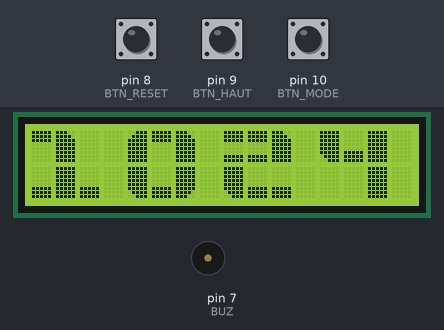
A sketch run on a simulated Arduino Uno, built with avr-gcc and run on an emulated ATmega328P. Parts: 16×2 character LCD, buzzer (waves = sounding, pin HIGH). Wiring (inferred from the names in the program): DS1307 clock at I2C address 0x68. The test bench sets the inputs (shaded band); at power-on: pin 10 (BTN_MODE) HIGH, pin 8 (BTN_RESET) HIGH, pin 9 (BTN_HAUT) HIGH. The local clock reads 2024-03-15 10:24:30 at power-on unless the sketch sets it.

Above: at 2.8 s.
2.9 s: pin 10 (BTN_MODE) pulled LOW for 0.15 s
At 4.4 s:
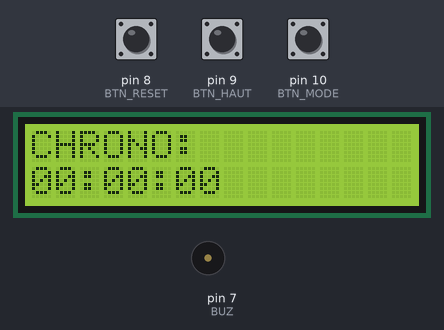
4.7 s: pin 10 (BTN_MODE) pulled LOW for 1 s
At 5.8 s:
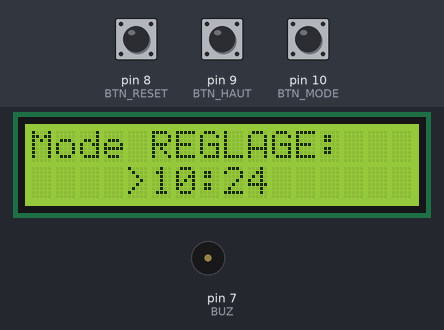
7.2 s: pin 8 (BTN_RESET) pulled LOW for 0.15 s
At 8.5 s:
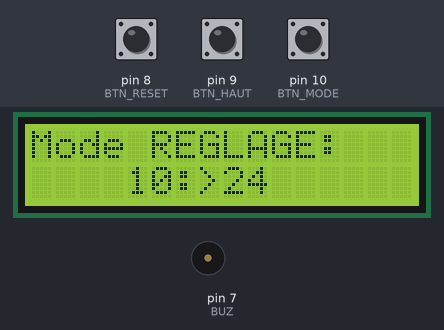
8.8 s: pin 9 (BTN_HAUT) pulled LOW for 0.15 s
At 10.0 s:
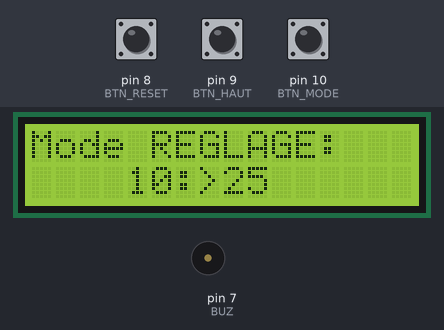
10.5 s: pin 8 (BTN_RESET) pulled LOW for 1 s
At 11.2 s:
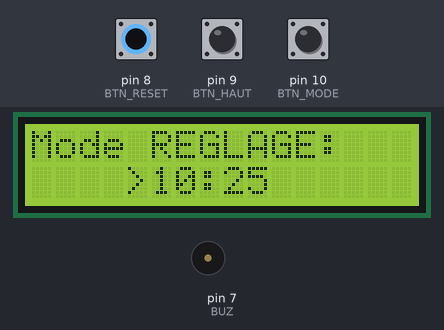
13.0 s: pin 9 (BTN_HAUT) pulled LOW for 1 s
At 13.9 s:
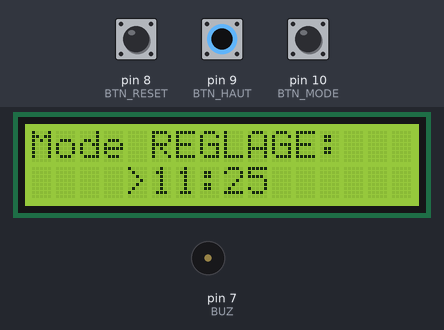
Timing chart, 0 to 16.0 s (numbered marks = the images above; inputs shaded):
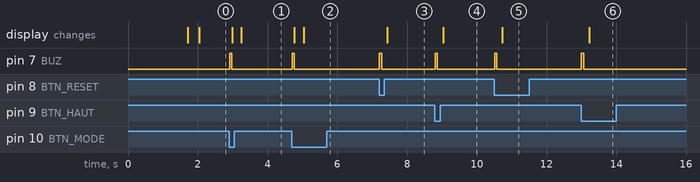

Measured:
- after the input at 2.9 s, pin 7 (BUZ): LOW → HIGH at once, → LOW 0.06 s later; the display: first changes after 0.08 s (image 1 shows a later state)
- after the input at 4.7 s, pin 7 (BUZ): LOW → HIGH at once, → LOW 0.06 s later; the display: first changes after 0.07 s (image 2 shows a later state)
- after the input at 7.2 s, pin 7 (BUZ): LOW → HIGH at once, → LOW 0.06 s later; the display: changes after 0.24 s (image 3)
- after the input at 8.8 s, pin 7 (BUZ): LOW → HIGH at once, → LOW 0.06 s later; the display: changes after 0.24 s (image 4)
- after the input at 10.5 s, pin 7 (BUZ): LOW → HIGH at once, → LOW 0.06 s later; the display: changes after 0.24 s (image 5)
- after the input at 13.0 s, pin 7 (BUZ): LOW → HIGH at once, → LOW 0.06 s later; the display: changes after 0.23 s (image 6)

The sketch:

big_digit.ino
```cpp
#include <Wire.h>
#include <LiquidCrystal_I2C.h>

#define DS1307_ADDRESS 0x68
// L'adresse I2C est 0x27 (commune) ou 0x3F (moins commune).
// Si 0x27 ne fonctionne pas, essayez 0x3F. Je mets 0x27 par défaut.
LiquidCrystal_I2C lcd(0x27, 16, 2);

// =========================================================================
// === CARACTÈRES PERSONNALISÉS (Segments pour les chiffres 3x2) ===
// =========================================================================
byte LT[8] = // Segment 0: Top Gauche
{
  B00111,B01111,B11111,B11111,B11111,B11111,B11111,B11111
};
byte UB[8] = // Segment 1: Haut Milieu
{
  B11111,B11111,B11111,B00000,B00000,B00000,B00000,B00000
};
byte RT[8] = // Segment 2: Top Droit
{
  B11100,B11110,B11111,B11111,B11111,B11111,B11111,B11111
};
byte LL[8] = // Segment 3: Bas Gauche
{
  B11111,B11111,B11111,B11111,B11111,B11111,B01111,B00111
};
byte LB[8] = // Segment 4: Bas Milieu
{
  B00000,B00000,B00000,B00000,B00000,B11111,B11111,B11111
};
byte LR[8] = // Segment 5: Bas Droit
{
  B11111,B11111,B11111,B11111,B11111,B11111,B11110,B11100
};
byte MB[8] = // Segment 6: Milieu Horizontal (Barre centrale)
{
  B11111,B11111,B11111,B00000,B00000,B00000,B11111,B11111
};
byte block[8] = // Segment 7: Bloc plein
{
  B11111,B11111,B11111,B11111,B11111,B11111,B11111,B11111
};

// Index des caractères : 0=LT, 1=UB, 2=RT, 3=LL, 4=LB, 5=LR, 6=MB, 7=block

// ----- Prototypes -----
void reglerHeureRTC(int h, int m, int s = 0);
void lireHeureRTC(int &h, int &m, int &s);
void afficherHeure();
void showDigitAt(int column, int value, int lastValue);
void showDigit();
void digit0(); void digit1(); void digit2(); void digit3(); void digit4();
void digit5(); void digit6(); void digit7(); void digit8(); void digit9();
void gererChrono(bool haut, bool reset);
void reglerHeureMode(bool haut, bool reset, bool modeBtn);
byte bcdToDec(byte val);
byte decToBcd(byte val);
void print2Digits(int val);
void beep();

// === Broches ===
const int BTN_MODE = 10;
const int BTN_HAUT = 9;
const int BTN_RESET = 8;
const int BUZ  = 7;

// === États internes ===
// Les derniers chiffres pour le rafraîchissement
int lastMin1 = -1, lastMin2 = -1, lastHour1 = -1, lastHour2 = -1;
bool lastModeState = HIGH;
bool lastHautState = HIGH;
bool lastResetState = HIGH;

// === Modes ===
enum Mode { HORLOGE, CHRONO, REGLAGE };
Mode mode = HORLOGE;

// === Chrono ===
bool chronoEnMarche = false;
unsigned long chronoDernierMillis = 0;
int ch_ms = 0, ch_s = 0, ch_m = 0, ch_h = 0;

// === Réglage ===
int reglageHeure = 0, reglageMinute = 0;
bool reglerHeure = true;

// Variables globales pour le dessin des gros chiffres
int col = 0, number;

void setup() {
  Wire.begin();
  lcd.init();
  lcd.backlight();

  // Création des caractères personnalisés
  lcd.createChar(0, LT);
  lcd.createChar(1, UB);
  lcd.createChar(2, RT);
  lcd.createChar(3, LL);
  lcd.createChar(4, LB);
  lcd.createChar(5, LR);
  lcd.createChar(6, MB);
  lcd.createChar(7, block);

  pinMode(BTN_MODE, INPUT_PULLUP);
  pinMode(BTN_HAUT, INPUT_PULLUP);
  pinMode(BTN_RESET, INPUT_PULLUP);
  pinMode(BUZ, OUTPUT);

  lcd.clear();
  lcd.setCursor(0,0); lcd.print("Horloge + Chrono");
  lcd.setCursor(5,1); lcd.print("SITOU");
  delay(1500);
  lcd.clear();
}

void loop() {
  bool modeBtn = digitalRead(BTN_MODE);
  bool hautBtn = digitalRead(BTN_HAUT);
  bool resetBtn = digitalRead(BTN_RESET);

  // Gestion du changement de mode
  if (modeBtn == LOW && lastModeState == HIGH) {
    mode = (Mode)((mode + 1) % 3);
    beep();
    lcd.clear();
    delay(250);
  }
  lastModeState = modeBtn;

  switch (mode) {
    case HORLOGE: afficherHeure(); break;
    case CHRONO: gererChrono(hautBtn, resetBtn); break;
    case REGLAGE: reglerHeureMode(hautBtn, resetBtn, modeBtn); break;
  }

  lastHautState = hautBtn;
  lastResetState = resetBtn;
}

// === Affichage de l'heure avec gros chiffres ===
void afficherHeure() {
  Wire.beginTransmission(DS1307_ADDRESS);
  Wire.write(0x00);
  Wire.endTransmission();
  Wire.requestFrom(DS1307_ADDRESS, 3);

  int s = bcdToDec(Wire.read());
  int m = bcdToDec(Wire.read());
  int h = bcdToDec(Wire.read() & 0b00111111);

  // H1 (0), H2 (4), M1 (8), M2 (12)

  showDigitAt(0, h / 10, lastHour1); lastHour1 = h / 10;
  showDigitAt(4, h % 10, lastHour2); lastHour2 = h % 10;

  // Affichage du séparateur : (Colonne 7)
  if (s % 2) { // Fait clignoter
    lcd.setCursor(7, 0); lcd.print(":");
    lcd.setCursor(7, 1); lcd.print(":");
  } else {
    lcd.setCursor(7, 0); lcd.print(" ");
    lcd.setCursor(7, 1); lcd.print(" ");
  }

  showDigitAt(8, m / 10, lastMin1); lastMin1 = m / 10;
  showDigitAt(12, m % 10, lastMin2); lastMin2 = m % 10;
}

// === Gestion du dessin des gros chiffres ===
void showDigitAt(int column, int value, int lastValue) {
  // Le rafraîchissement est essentiel pour l'animation/clignotement
  if (value != lastValue) {
    // Efface l'ancienne position (Largeur de 3 caractères par chiffre)
    lcd.setCursor(column, 0); lcd.print("   ");
    lcd.setCursor(column, 1); lcd.print("   ");
  }
  col = column;
  number = value;
  showDigit();
}

void showDigit() {
  switch (number) {
    case 0: digit0(); break;
    case 1: digit1(); break;
    case 2: digit2(); break;
    case 3: digit3(); break;
    case 4: digit4(); break;
    case 5: digit5(); break;
    case 6: digit6(); break;
    case 7: digit7(); break;
    case 8: digit8(); break;
    case 9: digit9(); break;
  }
}

// =========================================================================
// === FONCTIONS DE DESSIN DES CHIFFRES (Version nettoyée) ===
// =========================================================================

void digit0() {
  lcd.setCursor(col,0);
  lcd.write(0);  // LT
  lcd.write(1);  // UB
  lcd.write(2);  // RT
  lcd.setCursor(col, 1);
  lcd.write(3);  // LL
  lcd.write(4);  // LB
  lcd.write(5);  // LR
}

void digit1() {
  lcd.setCursor(col,0);
  lcd.write(1);  // UB
  lcd.write(2);  // RT
  lcd.print(" ");
  lcd.setCursor(col,1);
  lcd.write(4);  // LB
  lcd.write(7);  // block
  lcd.write(4);  // LB
}

void digit2() {
  lcd.setCursor(col,0);
  lcd.write(6);  // MB
  lcd.write(6);  // MB
  lcd.write(2);  // RT
  lcd.setCursor(col, 1);
  lcd.write(3);  // LL
  lcd.write(4);  // LB
  lcd.write(4);  // LB
}

void digit3() {
  lcd.setCursor(col,0);
  lcd.write(6);  // MB
  lcd.write(6);  // MB
  lcd.write(2);  // RT
  lcd.setCursor(col, 1);
  lcd.write(4);  // LB
  lcd.write(4);  // LB
  lcd.write(5);  // LR
}

void digit4() {
  lcd.setCursor(col,0);
  lcd.write(3);  // LL
  lcd.write(4);  // LB
  lcd.write(7);  // block
  lcd.setCursor(col, 1);
  lcd.print(" ");
  lcd.print(" ");
  lcd.write(7);  // block
}

void digit5() {
  lcd.setCursor(col,0);
  lcd.write(3);  // LL
  lcd.write(6);  // MB
  lcd.write(6);  // MB
  lcd.setCursor(col, 1);
  lcd.write(4);  // LB
  lcd.write(4);  // LB
  lcd.write(5);  // LR
}

void digit6() {
  lcd.setCursor(col,0);
  lcd.write(0);  // LT
  lcd.write(6);  // MB
  lcd.write(6);  // MB
  lcd.setCursor(col, 1);
  lcd.write(3);  // LL
  lcd.write(4);  // LB
  lcd.write(5);  // LR
}

void digit7() {
  lcd.setCursor(col,0);
  lcd.write(1);  // UB
  lcd.write(1);  // UB
  lcd.write(2);  // RT
  lcd.setCursor(col, 1);
  lcd.print(" ");
  lcd.print(" ");
  lcd.write(7);  // block
}

void digit8() {
  lcd.setCursor(col,0);
  lcd.write(0);  // LT
  lcd.write(6);  // MB
  lcd.write(2);  // RT
  lcd.setCursor(col, 1);
  lcd.write(3);  // LL
  lcd.write(4);  // LB
  lcd.write(5);  // LR
}

void digit9() {
  lcd.setCursor(col,0);
  lcd.write(0);  // LT
  lcd.write(6);  // MB
  lcd.write(2);  // RT
  lcd.setCursor(col, 1);
  lcd.print(" ");
  lcd.print(" ");
  lcd.write(7);  // block
}


// === Chronomètre (utilise les petits chiffres standard) ===
void gererChrono(bool haut, bool reset) {
  if (haut == LOW && lastHautState == HIGH) {
    chronoEnMarche = !chronoEnMarche;
    beep();
    delay(150);
  }
  if (reset == LOW && lastResetState == HIGH && !chronoEnMarche) {
    ch_ms = ch_s = ch_m = ch_h = 0;
    beep();
    delay(150);
  }
  if (chronoEnMarche) {
    unsigned long maintenant = millis();
    int ecoule = maintenant - chronoDernierMillis;
    chronoDernierMillis = maintenant;
    ch_ms += ecoule;
    if (ch_ms >= 1000) { ch_ms -= 1000; ch_s++; }
    if (ch_s >= 60) { ch_s = 0; ch_m++; }
    if (ch_m >= 60) { ch_m = 0; ch_h++; }
  } else chronoDernierMillis = millis();

  lcd.setCursor(0,0); lcd.print("CHRONO: ");
  lcd.setCursor(0,1);
  print2Digits(ch_h); lcd.print(":");
  print2Digits(ch_m); lcd.print(":");
  print2Digits(ch_s);
}

// === Réglage heure ===
void reglerHeureMode(bool haut, bool reset, bool modeBtn) {
  static bool init = false;
  if (!init) {
    int h,m,s;
    lireHeureRTC(h,m,s);
    reglageHeure = h;
    reglageMinute = m;
    reglerHeure = true;
    init = true;
  }

  if (haut == LOW && lastHautState == HIGH) {
    if (reglerHeure) reglageHeure = (reglageHeure + 1) % 24;
    else reglageMinute = (reglageMinute + 1) % 60;
    beep();
    delay(150);
  }

  if (reset == LOW && lastResetState == HIGH) {
    reglerHeure = !reglerHeure; // Changement de réglage (Heure <-> Minute)
    beep();
    delay(150);
  }

  if (modeBtn == LOW && lastModeState == HIGH) {
    reglerHeureRTC(reglageHeure, reglageMinute, 0); // Sauvegarde
    beep();
    delay(250);
    init = false;
    mode = HORLOGE; // Retourne au mode horloge
    lcd.clear();
  }

  lcd.setCursor(0,0); lcd.print("Mode REGLAGE:");
  lcd.setCursor(4,1);
  // Affiche un > pour indiquer la valeur en cours de réglage
  if (reglerHeure) {
    lcd.print(">");
    print2Digits(reglageHeure);
    lcd.print(":");
    print2Digits(reglageMinute);
  } else {
    print2Digits(reglageHeure);
    lcd.print(":");
    lcd.print(">");
    print2Digits(reglageMinute);
  }
}

// === Fonctions utilitaires RTC ===
byte bcdToDec(byte val) { return (val / 16 * 10) + (val % 16); }
byte decToBcd(byte val) { return (val / 10 * 16) + (val % 10); }

void lireHeureRTC(int &h, int &m, int &s) {
  Wire.beginTransmission(DS1307_ADDRESS);
  Wire.write(0x00);
  Wire.endTransmission();
  Wire.requestFrom(DS1307_ADDRESS, 3);
  s = bcdToDec(Wire.read());
  m = bcdToDec(Wire.read());
  h = bcdToDec(Wire.read() & 0b00111111);
}

void reglerHeureRTC(int h, int m, int s) {
  Wire.beginTransmission(DS1307_ADDRESS);
  Wire.write(0x00);
  Wire.write(decToBcd(s));
  Wire.write(decToBcd(m));
  Wire.write(decToBcd(h));
  Wire.endTransmission();
}

void print2Digits(int val) {
  if (val < 10) lcd.print("0");
  lcd.print(val);
}

void beep() {
  digitalWrite(BUZ, HIGH);
  delay(60);
  digitalWrite(BUZ, LOW);
}
```
